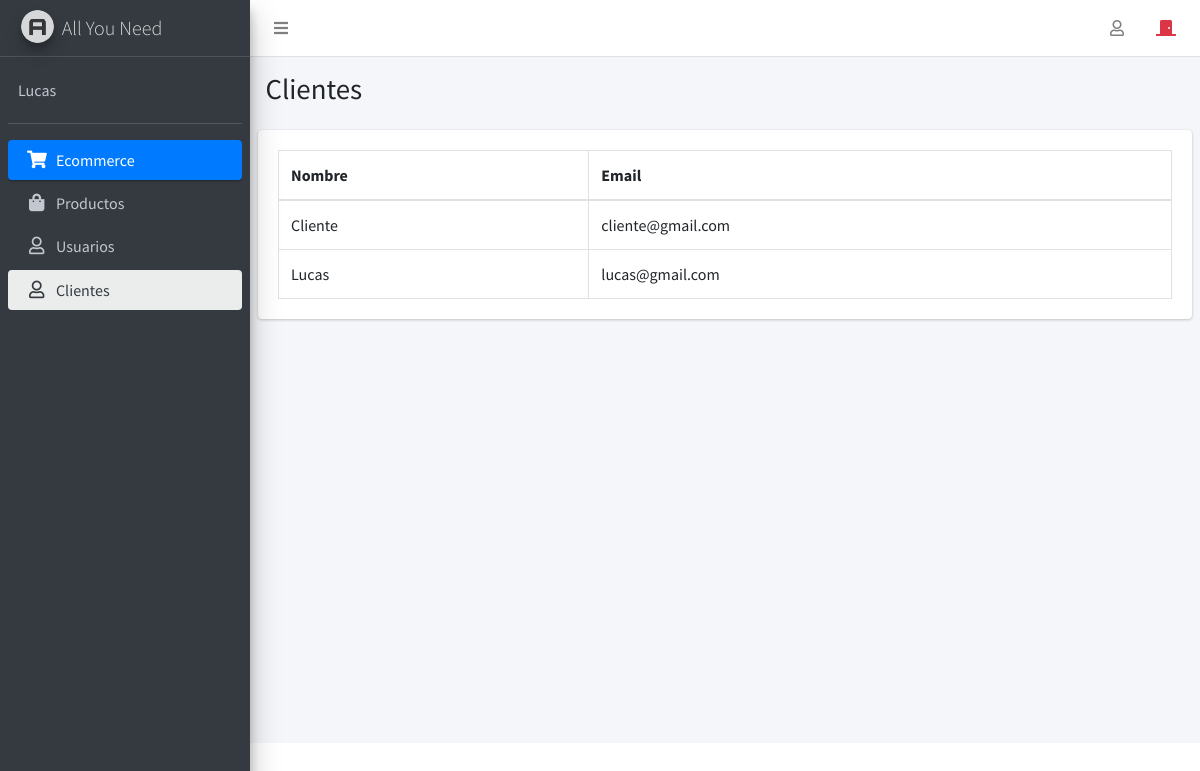
The app's page /admin/panel.php?modulo=clientes (signed in) with its own data.
### tables this page shows
CREATE TABLE `clientes` (
  `id` int(11) NOT NULL,
  `email` varchar(200) NOT NULL,
  `pass` varchar(255) NOT NULL,
  `nombre` varchar(255) NOT NULL,
  `direccion` text NOT NULL
);

### admin/clientes.php (the view, shortened to what this page needs)
<?php
    include_once "dbEcommerce.php";
    $con=mysqli_connect($host, $user, $pass, $db);
        ?>
  <div class="content-wrapper">
    <section class="content-header">
      <div class="container-fluid">
        <div class="row mb-2">
          <div class="col-sm-6">
            <h1>Clientes</h1>
          </div>
        </div>
      </div>
    </section>
    <section class="content">
      <div class="row">
        <div class="col-12">
          <div class="card">
            <div class="card-body">
              <table id="example2" class="table table-bordered table-hover">
                <thead>
                <tr>
                  <th>Nombre</th>
                  <th>Email</th>
                </tr>
                </thead>
                <tbody>
                    <?php
                        $query="SELECT id,email,nombre from clientes; ";
                        $res=mysqli_query($con,$query);
                        while($row=mysqli_fetch_assoc($res)) {
                    ?>
                <tr>
                  <td><?php echo $row['nombre'] ?></td>
                  <td><?php echo $row['email'] ?></td>
                </tr>
                <?php } ?>
                </tbody>
              </table>
            </div>
          </div>
        </div>
      </div>
    </section>
  </div>

### records on screen
clientes: nombre "Cliente", email "cliente@gmail.com"
clientes: nombre "Lucas", email "lucas@gmail.com"

### other values on screen
$_SESSION['nombre'] "Lucas"
